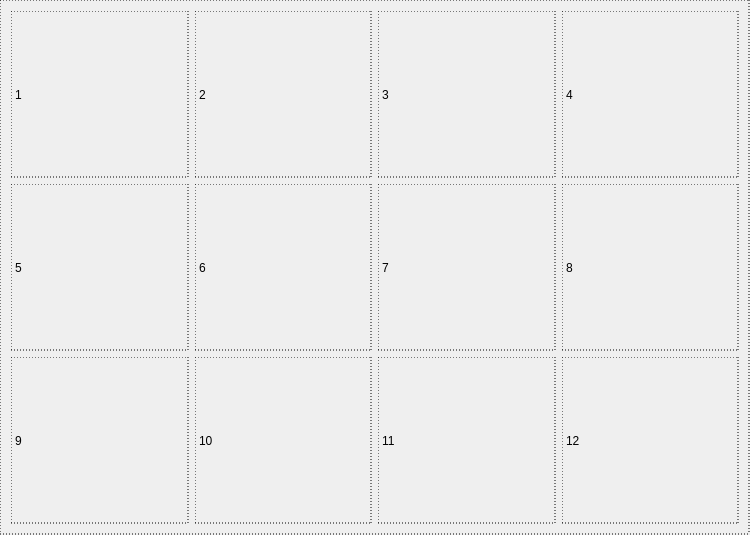
<?xml version="1.0" encoding="UTF-8"?>
<ui version="4.0">
 <class>Form</class>
 <widget class="QWidget" name="Form">
  <property name="geometry">
   <rect>
    <x>0</x>
    <y>0</y>
    <width>750</width>
    <height>535</height>
   </rect>
  </property>
  <property name="windowTitle">
   <string>Form</string>
  </property>
  <property name="styleSheet">
   <string notr="true">border:1px dashed black;</string>
  </property>
  <layout class="QGridLayout" name="gridLayout_2">
   <item row="0" column="0">
    <widget class="QLabel" name="label">
     <property name="text">
      <string>1</string>
     </property>
    </widget>
   </item>
   <item row="0" column="2">
    <widget class="QLabel" name="label_3">
     <property name="text">
      <string>3</string>
     </property>
    </widget>
   </item>
   <item row="1" column="1">
    <widget class="QLabel" name="label_5">
     <property name="text">
      <string>6</string>
     </property>
    </widget>
   </item>
   <item row="2" column="0">
    <widget class="QLabel" name="label_7">
     <property name="text">
      <string>9</string>
     </property>
    </widget>
   </item>
   <item row="0" column="1">
    <widget class="QLabel" name="label_2">
     <property name="text">
      <string>2</string>
     </property>
    </widget>
   </item>
   <item row="2" column="2">
    <widget class="QLabel" name="label_9">
     <property name="text">
      <string>11</string>
     </property>
    </widget>
   </item>
   <item row="2" column="3">
    <widget class="QLabel" name="label_12">
     <property name="text">
      <string>12</string>
     </property>
    </widget>
   </item>
   <item row="1" column="0">
    <widget class="QLabel" name="label_4">
     <property name="text">
      <string>5</string>
     </property>
    </widget>
   </item>
   <item row="1" column="2">
    <widget class="QLabel" name="label_6">
     <property name="text">
      <string>7</string>
     </property>
    </widget>
   </item>
   <item row="0" column="3">
    <widget class="QLabel" name="label_10">
     <property name="text">
      <string>4</string>
     </property>
    </widget>
   </item>
   <item row="1" column="3">
    <widget class="QLabel" name="label_11">
     <property name="text">
      <string>8</string>
     </property>
    </widget>
   </item>
   <item row="2" column="1">
    <widget class="QLabel" name="label_8">
     <property name="text">
      <string>10</string>
     </property>
    </widget>
   </item>
  </layout>
 </widget>
 <resources/>
 <connections/>
</ui>
